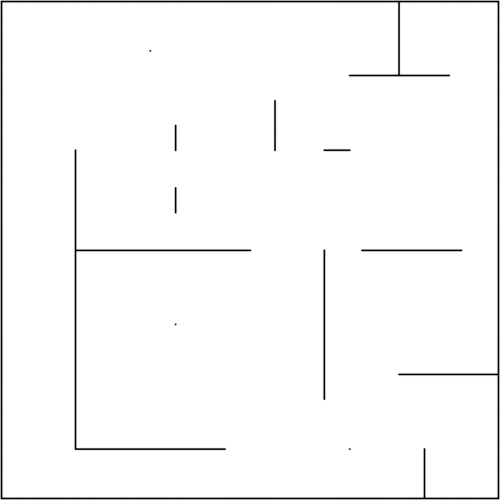
#> input picture worlds/t0.png, 1000 x 1000 px, given in place of t0.jpg, which was not available (shown at 1/2 size)
$ python 908_dot.py   (older library calls are emulated)
#> lines starting #> are read from the running program, lines starting #| are printed output that depends on the picture
from PIL import Image, ImageDraw
import numpy as np
im = Image.open("t0.jpg")
#> im is the input picture: PIL image 1000x1000 RGBA; mean R, G, B, A 249.2, 249.2, 249.2, 255
im=    im.resize((400,400), Image.ANTIALIAS)
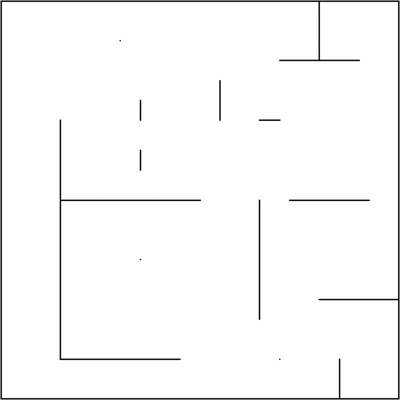
#> im: PIL image 400x400 RGBA; mean R, G, B, A 248.9, 248.9, 248.9, 255
draw = ImageDraw.Draw(im)
for i in range(400):
    xy =[np.random.choice(400),np.random.choice(400)]
    draw.point(xy, fill=0)
    # write to stdout
im.save("tt.jpg")

$ run again, with worlds/t2.png copied over worlds/t0.png
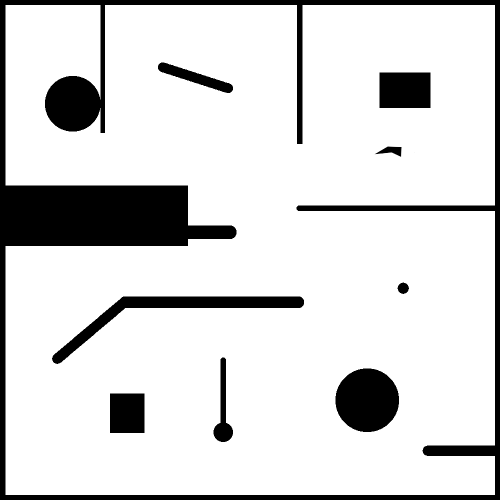
#> input picture worlds/t2.png, 1000 x 1000 px, given in place of t0.jpg, which was not available (shown at 1/2 size)
#> im is the input picture: PIL image 1000x1000 RGBA; mean R, G, B, A 215.8, 215.8, 215.8, 255
#> `im=    im.resize((400,400), Image.ANTIALIAS)`:
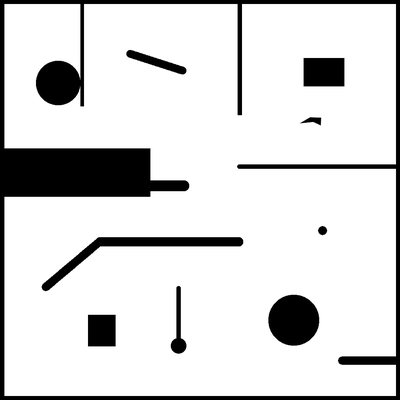
#> im: PIL image 400x400 RGBA; mean R, G, B, A 215.8, 215.8, 215.8, 255

$ run again, with worlds/t5.png copied over worlds/t0.png
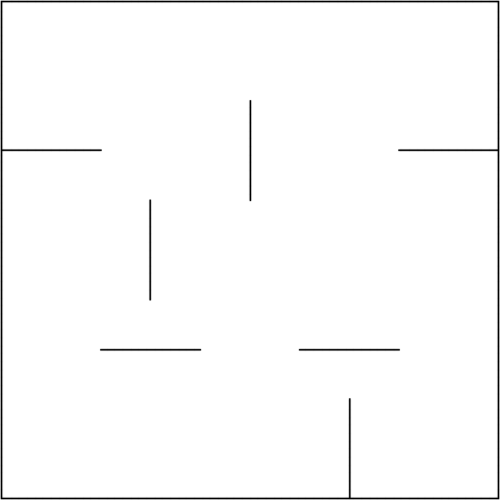
#> input picture worlds/t5.png, 1000 x 1000 px, given in place of t0.jpg, which was not available (shown at 1/2 size)
#> im is the input picture: PIL image 1000x1000 RGBA; mean R, G, B, A 250.3, 250.3, 250.3, 255
#> `im=    im.resize((400,400), Image.ANTIALIAS)`:
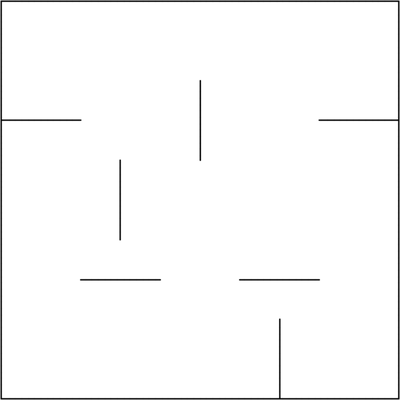
#> im: PIL image 400x400 RGBA; mean R, G, B, A 250, 250, 250, 255

$ run again, with worlds/boxes.png copied over worlds/t0.png
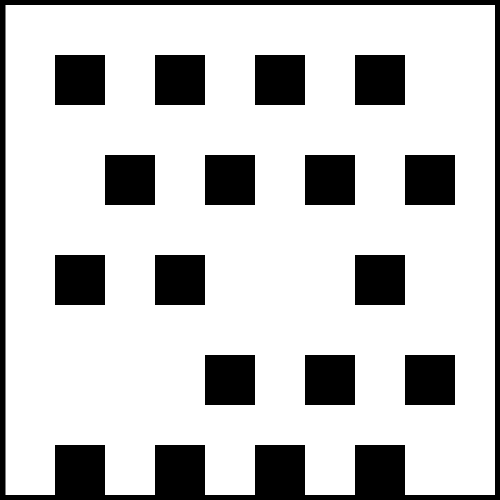
#> input picture worlds/boxes.png, 1000 x 1000 px, given in place of t0.jpg, which was not available (shown at 1/2 size)
#> im is the input picture: PIL image 1000x1000 RGBA; mean R, G, B, A 198.8, 198.8, 198.8, 255
#> `im=    im.resize((400,400), Image.ANTIALIAS)`:
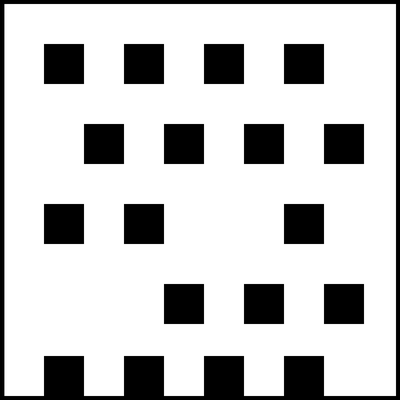
#> im: PIL image 400x400 RGBA; mean R, G, B, A 198.8, 198.8, 198.8, 255
#> `im.save("tt.jpg")`:
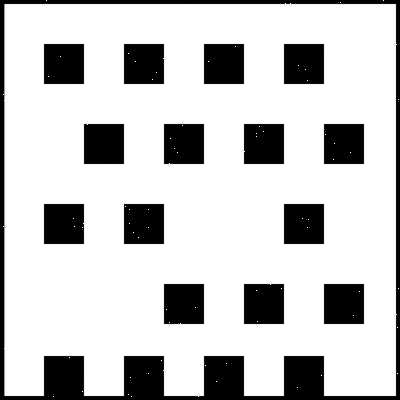
#> saved as tt.jpg: PIL image 400x400 RGBA; mean R, G, B, A 198.2, 198.2, 198.2, 254.4; transparent parts drawn white
